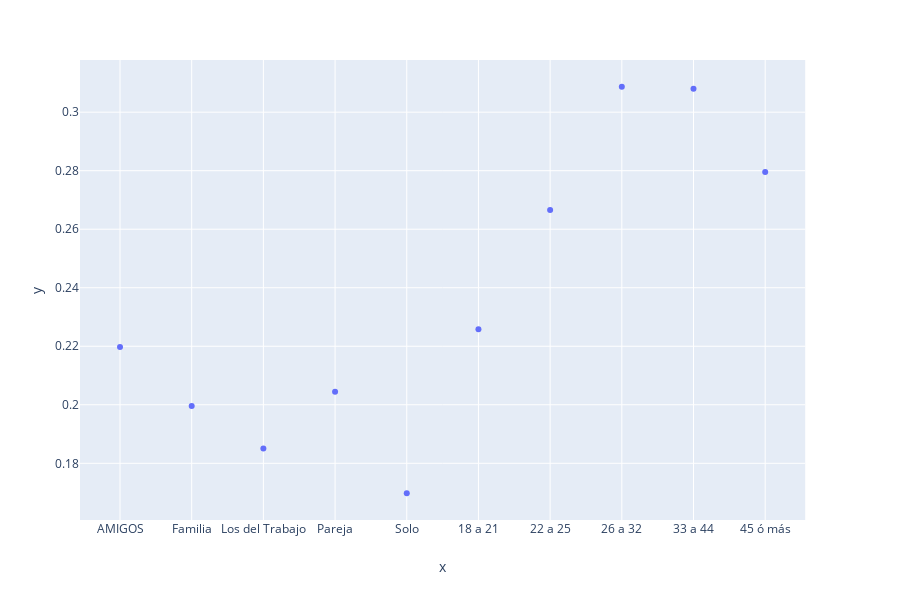

Notebook code for this chart:
### Code cell
get_results(10, res_alc_v_gente, list_vals).show()

### Figure 1 — Plotly figure (JSON) as saved in the notebook; plotly's stock layout.template omitted (floating-point values rounded to 4 significant figures)
{"data": [{"hoverlabel": {"namelength": 0}, "hovertemplate": "x=%{x}<br>y=%{y}", "legendgroup": "", "marker": {"color": "#636efa", "symbol": "circle"}, "mode": "markers", "name": "", "showlegend": false, "type": "scatter", "x": ["AMIGOS", "Familia", "Los del Trabajo", "Pareja", "Solo", "18 a 21", "22 a 25", "26 a 32", "33 a 44", "45 ó más"], "xaxis": "x", "y": [0.2197, 0.1996, 0.1851, 0.2045, 0.1698, 0.2258, 0.2666, 0.3087, 0.308, 0.2796], "yaxis": "y"}], "layout": {"height": 600, "legend": {"tracegroupgap": 0}, "margin": {"t": 60}, "xaxis": {"anchor": "y", "domain": [0, 0.98], "title": {"text": "x"}}, "yaxis": {"anchor": "x", "domain": [0, 1], "title": {"text": "y"}}}}
